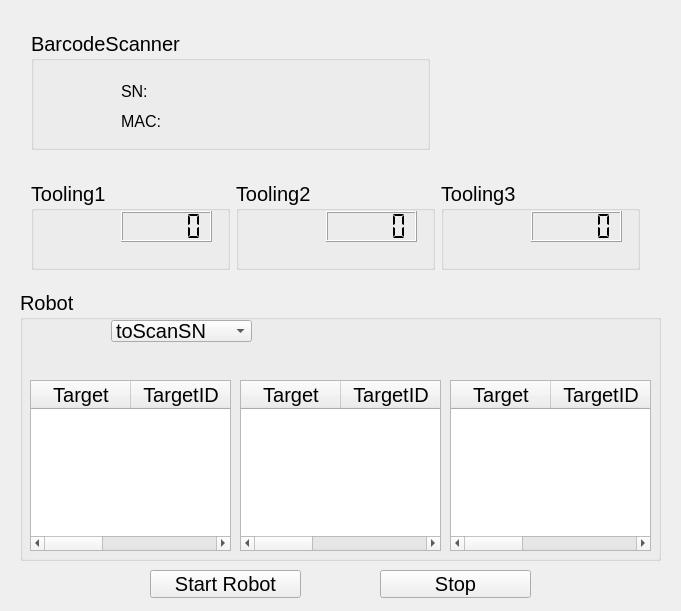
<?xml version="1.0" encoding="UTF-8"?>
<ui version="4.0">
 <class>Widget</class>
 <widget class="QWidget" name="Widget">
  <property name="geometry">
   <rect>
    <x>0</x>
    <y>0</y>
    <width>681</width>
    <height>611</height>
   </rect>
  </property>
  <property name="sizePolicy">
   <sizepolicy hsizetype="Preferred" vsizetype="Preferred">
    <horstretch>0</horstretch>
    <verstretch>0</verstretch>
   </sizepolicy>
  </property>
  <property name="windowTitle">
   <string>Arm_Server</string>
  </property>
  <widget class="QWidget" name="gridLayoutWidget">
   <property name="geometry">
    <rect>
     <x>20</x>
     <y>170</y>
     <width>631</width>
     <height>111</height>
    </rect>
   </property>
   <layout class="QGridLayout" name="gridLayout">
    <item row="1" column="0">
     <widget class="QGroupBox" name="groupBox_2">
      <property name="font">
       <font>
        <pointsize>15</pointsize>
       </font>
      </property>
      <property name="title">
       <string>Tooling1</string>
      </property>
      <widget class="QLabel" name="pixmap_Box1">
       <property name="geometry">
        <rect>
         <x>10</x>
         <y>40</y>
         <width>51</width>
         <height>51</height>
        </rect>
       </property>
       <property name="font">
        <font>
         <pointsize>15</pointsize>
         <stylestrategy>PreferAntialias</stylestrategy>
        </font>
       </property>
       <property name="text">
        <string/>
       </property>
       <property name="pixmap">
        <pixmap resource="myresourse.qrc">:/new/prefix1/IMG_Grey.png</pixmap>
       </property>
       <property name="scaledContents">
        <bool>true</bool>
       </property>
      </widget>
      <widget class="QLabel" name="label_Box1">
       <property name="geometry">
        <rect>
         <x>80</x>
         <y>80</y>
         <width>101</width>
         <height>20</height>
        </rect>
       </property>
       <property name="font">
        <font>
         <pointsize>10</pointsize>
         <stylestrategy>PreferAntialias</stylestrategy>
        </font>
       </property>
       <property name="text">
        <string/>
       </property>
      </widget>
      <widget class="QLCDNumber" name="lcdNumber_Box1">
       <property name="geometry">
        <rect>
         <x>90</x>
         <y>30</y>
         <width>91</width>
         <height>31</height>
        </rect>
       </property>
       <property name="segmentStyle">
        <enum>QLCDNumber::Flat</enum>
       </property>
       <property name="intValue" stdset="0">
        <number>0</number>
       </property>
      </widget>
     </widget>
    </item>
    <item row="1" column="1">
     <widget class="QGroupBox" name="groupBox_3">
      <property name="font">
       <font>
        <pointsize>15</pointsize>
       </font>
      </property>
      <property name="title">
       <string>Tooling2</string>
      </property>
      <widget class="QLabel" name="label_Box2">
       <property name="geometry">
        <rect>
         <x>80</x>
         <y>80</y>
         <width>121</width>
         <height>21</height>
        </rect>
       </property>
       <property name="font">
        <font>
         <pointsize>10</pointsize>
         <stylestrategy>PreferAntialias</stylestrategy>
        </font>
       </property>
       <property name="text">
        <string/>
       </property>
      </widget>
      <widget class="QLabel" name="pixmap_Box2">
       <property name="geometry">
        <rect>
         <x>10</x>
         <y>40</y>
         <width>51</width>
         <height>51</height>
        </rect>
       </property>
       <property name="font">
        <font>
         <pointsize>15</pointsize>
         <stylestrategy>PreferAntialias</stylestrategy>
        </font>
       </property>
       <property name="text">
        <string/>
       </property>
       <property name="pixmap">
        <pixmap resource="myresourse.qrc">:/new/prefix1/IMG_Grey.png</pixmap>
       </property>
       <property name="scaledContents">
        <bool>true</bool>
       </property>
      </widget>
      <widget class="QLCDNumber" name="lcdNumber_Box2">
       <property name="geometry">
        <rect>
         <x>90</x>
         <y>30</y>
         <width>91</width>
         <height>31</height>
        </rect>
       </property>
       <property name="segmentStyle">
        <enum>QLCDNumber::Flat</enum>
       </property>
      </widget>
     </widget>
    </item>
    <item row="1" column="2">
     <widget class="QGroupBox" name="groupBox_4">
      <property name="font">
       <font>
        <pointsize>15</pointsize>
       </font>
      </property>
      <property name="title">
       <string>Tooling3</string>
      </property>
      <widget class="QLabel" name="pixmap_Box3">
       <property name="geometry">
        <rect>
         <x>10</x>
         <y>40</y>
         <width>51</width>
         <height>51</height>
        </rect>
       </property>
       <property name="font">
        <font>
         <pointsize>15</pointsize>
         <stylestrategy>PreferAntialias</stylestrategy>
        </font>
       </property>
       <property name="text">
        <string/>
       </property>
       <property name="pixmap">
        <pixmap resource="myresourse.qrc">:/new/prefix1/IMG_Grey.png</pixmap>
       </property>
       <property name="scaledContents">
        <bool>true</bool>
       </property>
      </widget>
      <widget class="QLabel" name="label_Box3">
       <property name="geometry">
        <rect>
         <x>60</x>
         <y>80</y>
         <width>131</width>
         <height>20</height>
        </rect>
       </property>
       <property name="font">
        <font>
         <pointsize>10</pointsize>
         <stylestrategy>PreferAntialias</stylestrategy>
        </font>
       </property>
       <property name="text">
        <string/>
       </property>
      </widget>
      <widget class="QLCDNumber" name="lcdNumber_Box3">
       <property name="geometry">
        <rect>
         <x>90</x>
         <y>30</y>
         <width>91</width>
         <height>31</height>
        </rect>
       </property>
       <property name="segmentStyle">
        <enum>QLCDNumber::Flat</enum>
       </property>
      </widget>
     </widget>
    </item>
   </layout>
  </widget>
  <widget class="QGroupBox" name="groupBox">
   <property name="geometry">
    <rect>
     <x>20</x>
     <y>290</y>
     <width>641</width>
     <height>271</height>
    </rect>
   </property>
   <property name="font">
    <font>
     <pointsize>15</pointsize>
     <stylestrategy>PreferAntialias</stylestrategy>
    </font>
   </property>
   <property name="title">
    <string>Robot</string>
   </property>
   <widget class="QLabel" name="label_RobotTarget">
    <property name="geometry">
     <rect>
      <x>90</x>
      <y>40</y>
      <width>241</width>
      <height>31</height>
     </rect>
    </property>
    <property name="font">
     <font>
      <pointsize>15</pointsize>
      <stylestrategy>PreferAntialias</stylestrategy>
     </font>
    </property>
    <property name="text">
     <string/>
    </property>
   </widget>
   <widget class="QLabel" name="pixmap_Robot">
    <property name="geometry">
     <rect>
      <x>10</x>
      <y>30</y>
      <width>51</width>
      <height>51</height>
     </rect>
    </property>
    <property name="font">
     <font>
      <pointsize>15</pointsize>
      <stylestrategy>PreferAntialias</stylestrategy>
     </font>
    </property>
    <property name="text">
     <string/>
    </property>
    <property name="pixmap">
     <pixmap resource="myresourse.qrc">:/new/prefix1/IMG_Grey.png</pixmap>
    </property>
    <property name="scaledContents">
     <bool>true</bool>
    </property>
   </widget>
   <widget class="QTableWidget" name="tableWidget_1">
    <property name="geometry">
     <rect>
      <x>10</x>
      <y>90</y>
      <width>201</width>
      <height>171</height>
     </rect>
    </property>
    <column>
     <property name="text">
      <string>Target</string>
     </property>
    </column>
    <column>
     <property name="text">
      <string>TargetID</string>
     </property>
    </column>
    <column>
     <property name="text">
      <string>Command</string>
     </property>
    </column>
   </widget>
   <widget class="QTableWidget" name="tableWidget_3">
    <property name="geometry">
     <rect>
      <x>430</x>
      <y>90</y>
      <width>201</width>
      <height>171</height>
     </rect>
    </property>
    <column>
     <property name="text">
      <string>Target</string>
     </property>
    </column>
    <column>
     <property name="text">
      <string>TargetID</string>
     </property>
    </column>
    <column>
     <property name="text">
      <string>Command</string>
     </property>
    </column>
   </widget>
   <widget class="QTableWidget" name="tableWidget_2">
    <property name="geometry">
     <rect>
      <x>220</x>
      <y>90</y>
      <width>201</width>
      <height>171</height>
     </rect>
    </property>
    <column>
     <property name="text">
      <string>Target</string>
     </property>
    </column>
    <column>
     <property name="text">
      <string>TargetID</string>
     </property>
    </column>
    <column>
     <property name="text">
      <string>Command</string>
     </property>
    </column>
   </widget>
   <widget class="QComboBox" name="comboBox">
    <property name="geometry">
     <rect>
      <x>91</x>
      <y>30</y>
      <width>141</width>
      <height>22</height>
     </rect>
    </property>
    <item>
     <property name="text">
      <string>toScanSN</string>
     </property>
    </item>
    <item>
     <property name="text">
      <string>toScanMAC</string>
     </property>
    </item>
    <item>
     <property name="text">
      <string>toTooling</string>
     </property>
    </item>
    <item>
     <property name="text">
      <string>toPASS</string>
     </property>
    </item>
    <item>
     <property name="text">
      <string>toFAIL</string>
     </property>
    </item>
   </widget>
  </widget>
  <widget class="QWidget" name="gridLayoutWidget_3">
   <property name="geometry">
    <rect>
     <x>20</x>
     <y>20</y>
     <width>421</width>
     <height>141</height>
    </rect>
   </property>
   <layout class="QGridLayout" name="gridLayout_3">
    <item row="0" column="0">
     <widget class="QGroupBox" name="groupBox_5">
      <property name="font">
       <font>
        <pointsize>15</pointsize>
       </font>
      </property>
      <property name="title">
       <string>BarcodeScanner</string>
      </property>
      <widget class="QLabel" name="pixmap_Barcode">
       <property name="geometry">
        <rect>
         <x>10</x>
         <y>60</y>
         <width>51</width>
         <height>51</height>
        </rect>
       </property>
       <property name="font">
        <font>
         <pointsize>15</pointsize>
         <stylestrategy>PreferAntialias</stylestrategy>
        </font>
       </property>
       <property name="text">
        <string/>
       </property>
       <property name="pixmap">
        <pixmap resource="myresourse.qrc">:/new/prefix1/IMG_Grey.png</pixmap>
       </property>
       <property name="scaledContents">
        <bool>true</bool>
       </property>
      </widget>
      <widget class="QLabel" name="label_5">
       <property name="geometry">
        <rect>
         <x>90</x>
         <y>50</y>
         <width>51</width>
         <height>21</height>
        </rect>
       </property>
       <property name="minimumSize">
        <size>
         <width>0</width>
         <height>0</height>
        </size>
       </property>
       <property name="maximumSize">
        <size>
         <width>100</width>
         <height>16777215</height>
        </size>
       </property>
       <property name="font">
        <font>
         <pointsize>12</pointsize>
         <stylestrategy>PreferAntialias</stylestrategy>
        </font>
       </property>
       <property name="text">
        <string>SN:</string>
       </property>
      </widget>
      <widget class="QLabel" name="label_7">
       <property name="geometry">
        <rect>
         <x>90</x>
         <y>80</y>
         <width>51</width>
         <height>21</height>
        </rect>
       </property>
       <property name="minimumSize">
        <size>
         <width>0</width>
         <height>0</height>
        </size>
       </property>
       <property name="font">
        <font>
         <pointsize>12</pointsize>
         <stylestrategy>PreferAntialias</stylestrategy>
        </font>
       </property>
       <property name="text">
        <string>MAC:</string>
       </property>
      </widget>
      <widget class="QLabel" name="label_SN">
       <property name="geometry">
        <rect>
         <x>150</x>
         <y>50</y>
         <width>161</width>
         <height>21</height>
        </rect>
       </property>
       <property name="minimumSize">
        <size>
         <width>0</width>
         <height>0</height>
        </size>
       </property>
       <property name="maximumSize">
        <size>
         <width>200</width>
         <height>16777215</height>
        </size>
       </property>
       <property name="font">
        <font>
         <pointsize>12</pointsize>
         <stylestrategy>PreferAntialias</stylestrategy>
        </font>
       </property>
       <property name="text">
        <string/>
       </property>
      </widget>
      <widget class="QLabel" name="label_MAC">
       <property name="geometry">
        <rect>
         <x>150</x>
         <y>80</y>
         <width>161</width>
         <height>21</height>
        </rect>
       </property>
       <property name="minimumSize">
        <size>
         <width>0</width>
         <height>0</height>
        </size>
       </property>
       <property name="maximumSize">
        <size>
         <width>200</width>
         <height>16777215</height>
        </size>
       </property>
       <property name="font">
        <font>
         <pointsize>12</pointsize>
         <stylestrategy>PreferAntialias</stylestrategy>
        </font>
       </property>
       <property name="text">
        <string/>
       </property>
      </widget>
     </widget>
    </item>
   </layout>
  </widget>
  <widget class="QPushButton" name="Button_Start">
   <property name="enabled">
    <bool>true</bool>
   </property>
   <property name="geometry">
    <rect>
     <x>150</x>
     <y>570</y>
     <width>151</width>
     <height>28</height>
    </rect>
   </property>
   <property name="font">
    <font>
     <pointsize>15</pointsize>
     <stylestrategy>PreferAntialias</stylestrategy>
    </font>
   </property>
   <property name="text">
    <string>Start Robot</string>
   </property>
  </widget>
  <widget class="QPushButton" name="Button_Stop">
   <property name="enabled">
    <bool>true</bool>
   </property>
   <property name="geometry">
    <rect>
     <x>380</x>
     <y>570</y>
     <width>151</width>
     <height>28</height>
    </rect>
   </property>
   <property name="font">
    <font>
     <pointsize>15</pointsize>
     <stylestrategy>PreferAntialias</stylestrategy>
    </font>
   </property>
   <property name="text">
    <string>Stop</string>
   </property>
  </widget>
 </widget>
 <layoutdefault spacing="6" margin="11"/>
 <resources>
  <include location="myresourse.qrc"/>
 </resources>
 <connections/>
</ui>
